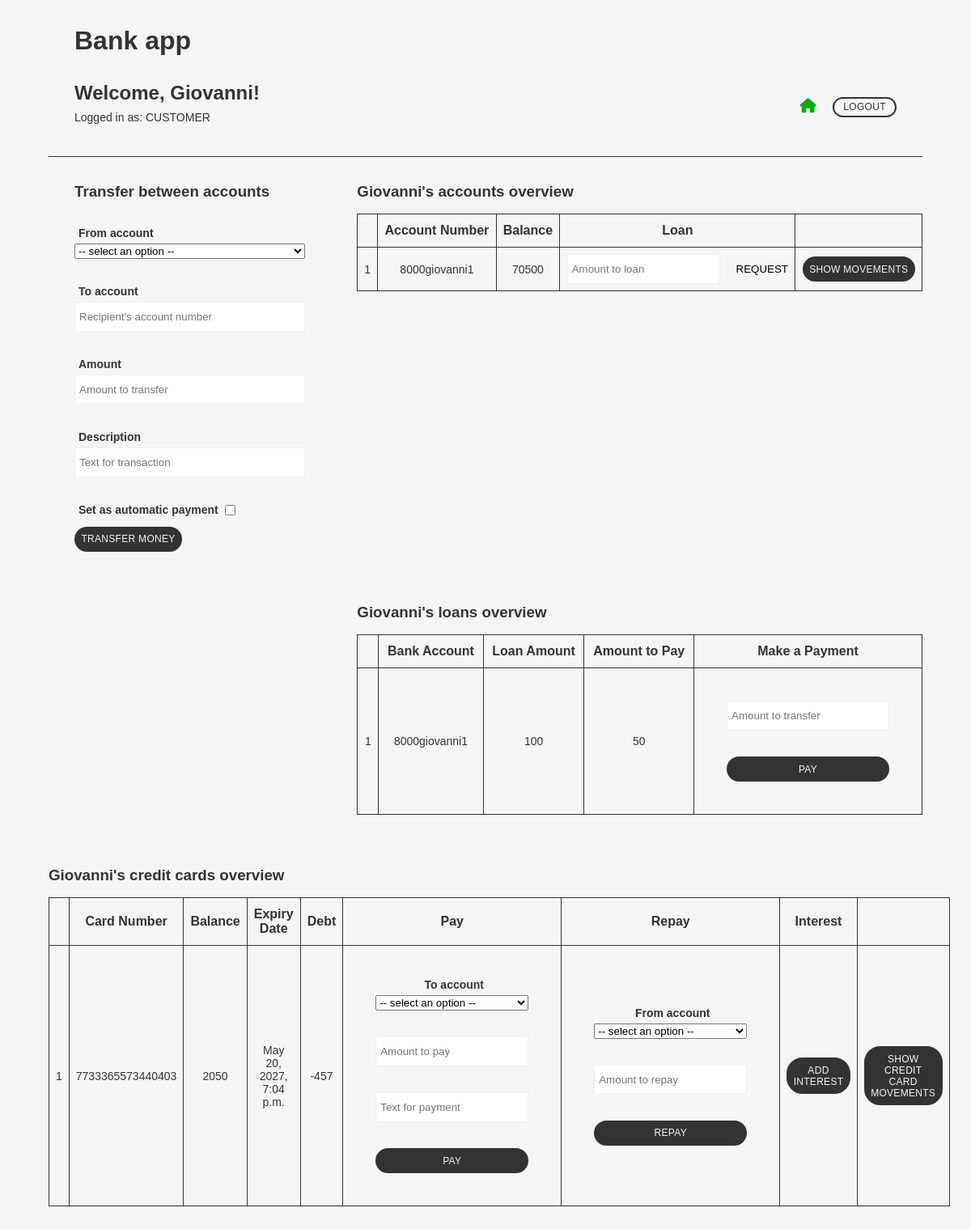
Page /bank_app/ (signed in) on the earlier database version.
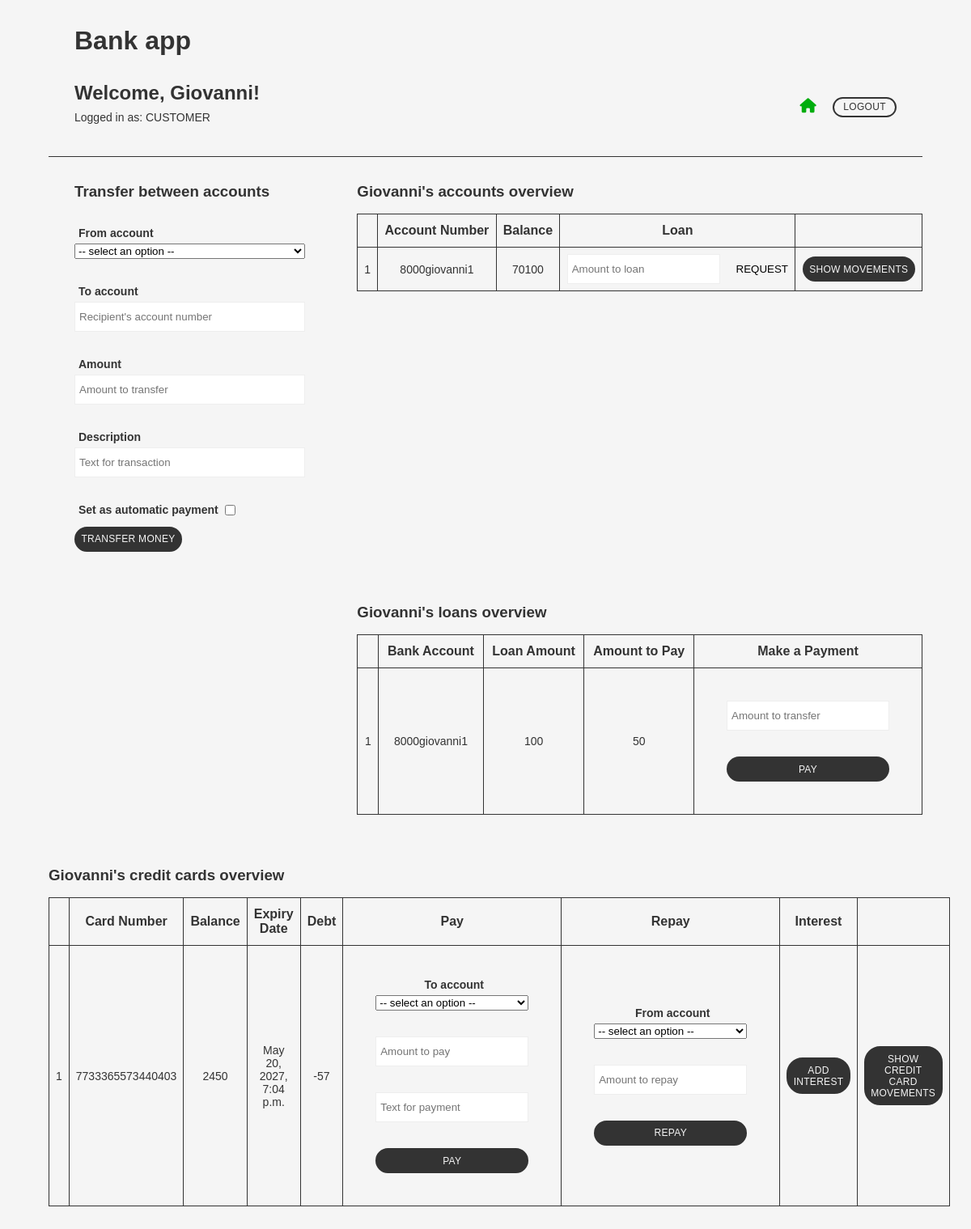
Same page on the later database version.
### bank_app/models.py (models this page shows, shortened)
class Account(models.Model):
    customer = models.ForeignKey(Customer, on_delete=models.CASCADE)
    accountNumber = models.CharField(max_length=20)
    def __str__(self):
        return f"{self.accountNumber}"

class Loan(models.Model):
    customer = models.ForeignKey(Customer, on_delete=models.CASCADE)
    account = models.ForeignKey(Account, on_delete=models.CASCADE)
    loanAmount = models.IntegerField()
    remainingAmount = models.IntegerField()
    confirmed = models.CharField(max_length=100, default='undefined')

class CreditCard(models.Model):
    customer = models.ForeignKey(Customer, on_delete=models.CASCADE)
    cardNumber = models.IntegerField()
    initialBalance = models.IntegerField()
    spentAmount = models.IntegerField()
    expiryDate = models.DateTimeField(default=now, editable=False)
    cvvNumber = models.IntegerField()

### bank_app/views.py (the view)
# urls.py: path('', views.index, name='index'),
def index(request):
    return show_index(request)

### bank_app/views_common.py (called while the page is built)
def get_user_type(u:User) -> str:
    if u and u.is_authenticated:
        try:
            customer = Customer.objects.get(user = u)
            return "CUSTOMER"
        except:
            return "BANKER"
        return "unknown type"

def get_balance_for_account(acc:Account) -> int:
    result = AccountMovement.objects.filter(account = acc).aggregate(Sum('value'))
    return result['value__sum']

def get_repay_amount_for_card(acc:CreditCard) -> int:
    result = CardMovement.objects.filter(card = acc).aggregate(Sum('value'))
    return result['value__sum']

### bank_app/templates/bank_app/index.html (shortened to what this page needs)
{% load static %}
<!DOCTYPE html>
<html lang="en">
	<head>
	<link rel="stylesheet" href="{% static 'css/style.css' %}" />
	</head>
	<body>
	{% if request.user.is_authenticated %}
	<header>
		<h1>Bank app</h1>
		<section>
			<div>
				<h2>Welcome, {{ request.user.username }}!</h2>
				<p>Logged in as: {{ usertype }}</p>
			</div>
			<div>
                <a href="{% url 'bank_app:index' %}" class="home_btn home_btn_selected"><i class="fa-solid fa-house"></i></a>
                <a href="{% url 'login_app:logout' %}" class="border_btn" id="logout">Logout</a>
            </div>
		</section>
	</header>
		{% if usertype == "BANKER" %}
		<main class="main">
			<section id="create_cust">
				<h3>Create customer</h3>
				<form method="post">
					{% csrf_token %}
					<div class="form_item_wrapper">
						<label>User Name</label>
						<input type="text" name="name" placeholder="Type new user name" required />
					</div>
					<div class="form_item_wrapper">
						<label>Password</label>
						<input type="password" name="password" placeholder="Type new password for the user" required />
					</div>
					<div class="form_item_wrapper">
						<label>Phone</label>
						<input type="text" name="phone" pattern="[0-9]{8}" placeholder="User's phone (8 digits)" required />
					</div>
					<button formaction="{% url 'bank_app:create_customer' %}" class="btn">Create customer</button>
				</form>
			</section>
			<section id="cust_list">
				<h3>Customer list</h3>
				<p>Number of customers: {{ customer_count }}</p>
				<table>
					<tr>
						<th></th>
						<th>User Name</th>
						<th>Phone</th>
						<th>Ranking</th>
						<th></th>
					</tr>
				{% for c in customers %}
				<tr {% if forloop.counter|divisibleby:2 %}
                        class="white_bg"
                    {% endif %}	>
						<form method="post">
							{% csrf_token %}
								<input type="hidden" name="pk" value="{{ c.pk }}" />
								<td>{{ forloop.counter }}</td>
								<td>{{ c.user.username }}</td>
								<td>{{ c.phone }}</td>
								<td>
									<select name="ranking">
										{% for r in rankings %}
											{% if r.rType == c.ranking.rType %}
												<option value="{{ r.pk }}" selected>{{ r.rType }}</option>
											{% else %}
											<option value="{{ r.pk }}">{{ r.rType }}</option>
											{% endif %}
										{% endfor %}
									</select>
									<button formaction="{% url 'bank_app:update_ranking' %}" class="simple_btn">Update</button>
								</td>
								<td><button formaction="{% url 'bank_app:accounts' %}" class="btn">Manage accounts</button></td>
								<td>
									<button formaction="{% url 'bank_app:del_customer' %}" class="icon_btn del_btn">
										<i class="fa-solid fa-trash"></i>
									</button>
								</td>
						</form>
					</tr>
				{% endfor %}
				</table>
			</section>
		</main>
		{% else %}
		<main class="main">
			<section id="transfer_section">
				<h3>Transfer between accounts</h3>
				<form method="post">
					<div class="form_item_wrapper">
						<label>From account</label>
						<select name="from_account">
							<option disabled selected value> -- select an option -- </option>
						</select>
					</div>
					<div class="form_item_wrapper">
						<label>To account</label>
						<input type="text" name="to_account" placeholder="Recipient's account number" />
					</div>
					<div class="form_item_wrapper">
						<label>Amount</label>
						<input type="number" name="amount" placeholder="Amount to transfer">
					</div>
					<div class="form_item_wrapper">
						<label>Description</label>
						<input type="text" name="description" placeholder="Text for transaction" />
					</div>
					<div id="automatic_payment_wrapper" class="form_item_wrapper">
						<label>Set as automatic payment</label>
						<input type="checkbox" id="aut_payment_check" name="payment_check" onclick="showAutomaticPayment()" />
					</div>
					<button formaction="{% url 'bank_app:set_transaction' %}" class="btn">Transfer Money</button>
				</form>
			</section>
			<section id="account_overview">
				<h3>{{ request.user.username }}'s accounts overview</h3>
				<table>
					<tr>
						<th></th>
						<th>Account Number</th>
						<th>Balance</th>
						<th>Loan</th>
					</tr>
					{% for a in customer_accounts %}
					<tr 	>
						<form method="post">
								<td>{{ forloop.counter }}</td>
								<td>{{ a.accountNumber }}</td>
								<td>
									{% for b in balances %}
										{% if b.0 == a.pk %}
											{{ b.1 }}
										{% endif %}
									{% endfor %}
								</td>
								<td>
									{% if active_customer.ranking.loan == True %}
										<input type="number" name="loan_amount" placeholder="Amount to loan" />
										<button formaction="{% url 'bank_app:request_loan' %}" class="simple_btn">
											Request
										</button>
									{% else %}
										<p>Not available</p>
									{% endif %}
								</td>
								<td>
									<button formaction="{% url 'bank_app:show_movements' %}" class="btn">Show movements</button>
								</td>
						</form>
					</tr>
					{% endfor %}
				</table>
			</section>
			<section id="loans_overview">
                <h3>{{ request.user.username }}'s loans overview</h3>
                <table>
                    <tr>
                        <th></th>
                        <th>Bank Account</th>
                        <th>Loan Amount</th>
                        <th>Amount to Pay</th>
                        <th>Make a Payment</th>
                    </tr>
                    {% for l in loans %}
                    <tr 	>
                        <form method="post">
                                <td>{{ forloop.counter }}</td>
                                <td>{{ l.account }}</td>
                                <td>{{ l.loanAmount }}</td>
                                <td>{{ l.remainingAmount }}</td>
								{% if l.confirmed == 'true' %}
									{% if l.remainingAmount == 0 %}
										<td>Completed</td>
									{% else %}
										<td>
											<div class="form_item_wrapper">
												<input type="number" name="loan_transfer" placeholder="Amount to transfer" />
											</div>
											<div class="form_item_wrapper">
												<button formaction="{% url 'bank_app:pay_loan' %}" class="btn">
													Pay
												</button>
											</div>
										</td>
									{% endif %}
								{% elif l.confirmed == 'false'%}
									<td>Loan declined</td>
								{% else %}
									<td>Confirmation pending</td>
								{% endif %}
                        </form>
					</tr>
					{% endfor %}
				</table>
			</section>
			<section id="cards_overview">
				<h3>{{ request.user.username }}'s credit cards overview</h3>
				<table>
					<tr>
						<th></th>
						<th>Card Number</th>
						<th>Balance</th>
						<th>Expiry Date</th>
						<th>Debt</th>
						<th>Pay</th>
						<th>Repay</th>
						<th>Interest</th>
						<th></th>
					</tr>
					{% for c in cards %}
					<tr 	>
						<form method="post">
								<td>{{ forloop.counter }}</td>
								<td>{{ c.cardNumber }}</td>
								<td>{{ c.initialBalance }}</td>
								<td>{{ c.expiryDate }}</td>
								<td>
									{% for b in card_repay_balances %}
										{% if b.0 == c.pk %}
											{{ b.1 }}
										{% endif %}
									{% endfor %}
								</td>
								<td>
									<div class="form_item_wrapper">
										<label>To account</label>
										<select name="to_account">
											<option disabled selected value> -- select an option -- </option>
										</select>
									</div>
									<div class="form_item_wrapper">
										<input type="number" name="card_pay" placeholder="Amount to pay" />
									</div>
									<div class="form_item_wrapper">
										<input type="text" name="card_desc" placeholder="Text for payment" />
									</div>
									<div class="form_item_wrapper">
										<button formaction="{% url 'bank_app:pay_card' %}" class="btn">
											Pay
										</button>
									</div>
								</td>
								{% if c.spentAmount != 0 %}
									<td>
										<div class="form_item_wrapper">
											<label>From account</label>
											<select name="from_account">
												<option disabled selected value> -- select an option -- </option>
											</select>
										</div>
										<div class="form_item_wrapper">
											<input type="number" name="card_repay" placeholder="Amount to repay" />
										</div>
										<div class="form_item_wrapper">
											<button formaction="{% url 'bank_app:repay_card' %}" class="btn">
												Repay
											</button>
										</div>
									</td>
								{% else %}
									<td></td>
								{% endif %}
								<td>
									<button formaction="{% url 'bank_app:add_interest' %}" class="btn">Add interest</button>
								</td>
								<td>
									<button formaction="{% url 'bank_app:show_card_movements' %}" class="btn">Show credit card movements</button>
								</td>
						</form>
					</tr>
					{% endfor %}
				</table>
			</section>
		</main>
		{% endif%}
	{% else %}
		<h2>Please log in</h2>
	{% endif %}
	</body>
</html>

### bank_app/static/css/style.css (style rules this page uses)
html { background-color: #f5f5f5; font-family: Arial, Helvetica, sans-serif; color: #333333; }
body { width: 90%; margin: auto; }
* { margin: 0; padding: 0; box-sizing: border-box; }
.btn { cursor: pointer; padding: .4rem; background: none; border: none; text-transform: uppercase; letter-spacing: .3px; font-size: 12px; background-color: #333333; border: 2px solid #333333; color: #f5f5f5; border-radius: 20px; transition: .3s; }
.border_btn { cursor: pointer; text-decoration: none; text-transform: uppercase; background-color: transparent; border: 2px solid #333333; color: #333333; padding: .2rem .7rem; border-radius: 20px; font-size: 12px; letter-spacing: .3px; transition: .2s; margin: 0; }
.simple_btn { cursor: pointer; border: none; background: none; text-transform: uppercase; }
.home_btn { margin-right: 1rem; font-size: 18px; color: #333333; transition: .3s; }
.home_btn:hover, .home_btn_selected, .green_text { color: #00ad0e; }
header { width: 100%; padding: 2rem; border-bottom: 1px solid #333333; }
header > section { margin: 2rem 0 0 0; display: flex; align-items: center; justify-content: space-between; }
header p { font-size: 14px; padding: .5rem 0; }
.main { display: grid; grid-template-columns: .5fr 1fr; column-gap: 2rem; }
.main > section { margin: 2rem 0; }
.main > section:first-child h3, #automatic_payment h3, #create_credit_card h3, #create_credit_card .btn { margin-left: 2rem; }
.form_item_wrapper { display: flex; flex-direction: column; margin: 2rem 2rem; }
#automatic_payment_wrapper { flex-direction: row; align-content: center; align-items: center; margin-bottom: .5rem; }
#aut_payment_check { cursor: pointer; margin-left: .5rem; margin-bottom: 3.5px; }
.main #movements_section, #cards_overview { grid-column: 1 / 3; }
#loans_overview { grid-column: 2; }
.form_item_wrapper > label { font-weight: bold; margin-bottom: 5px; margin-left: 5px; font-size: 14px; }
input { background-color: transparent; border: 1px solid #eeeeee; background-color: #ffffff; padding: 10px 5px; }
.main > section:first-child .btn, #automatic_payment .btn { margin-left: 2rem; }
.main > section:nth-child(2) { width: 100%; margin: 2rem 0 0 auto; }
table, td, th { border: 1px solid #333333; border-collapse: collapse; }
table { margin-top: 1rem; width: 100%; }
th { padding: .7rem .5rem; }
td { padding: .5rem; font-size: 14px; text-align: center; }
#account_overview > table .simple_btn { margin-left: 1rem; }

Differences in the rows shown:
changed CreditCard: initialBalance "2050" → "2450"
Other differences:
new list line: "70100"
new list line: "-57"
list line gone: "70500"
list line gone: "-457"
